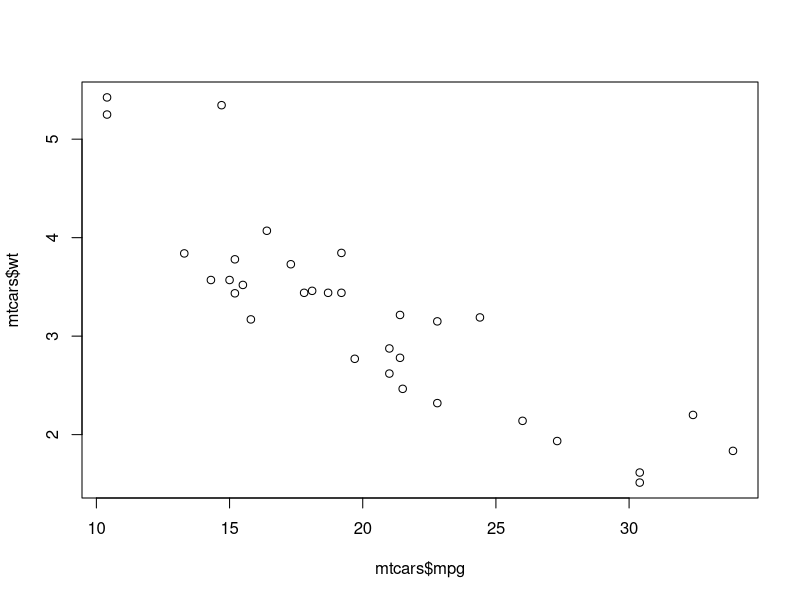
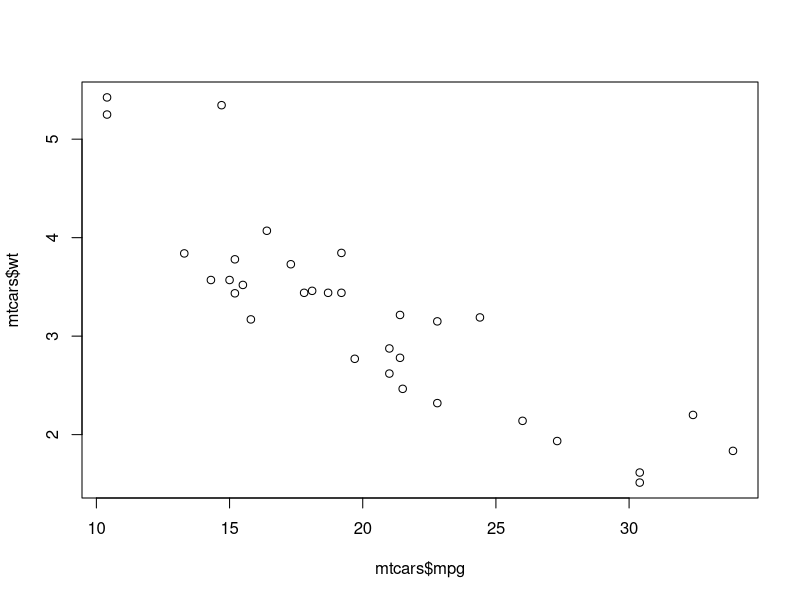
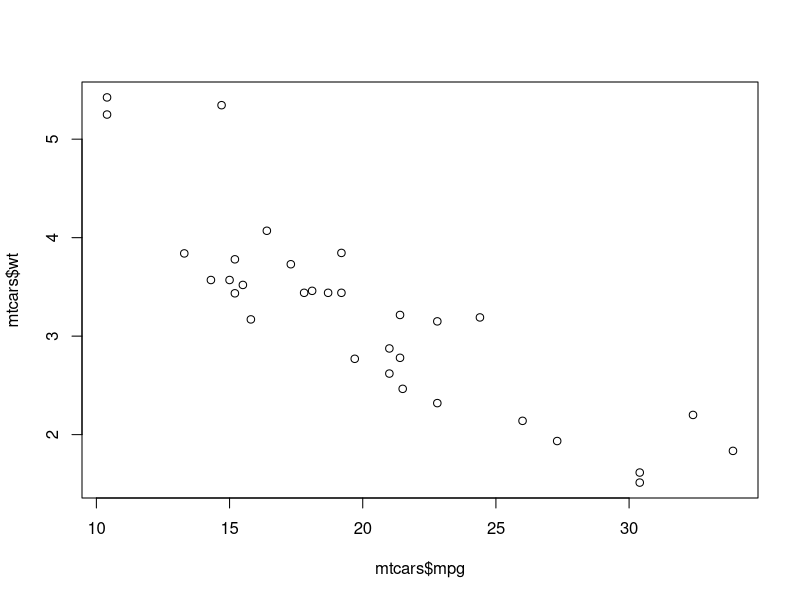
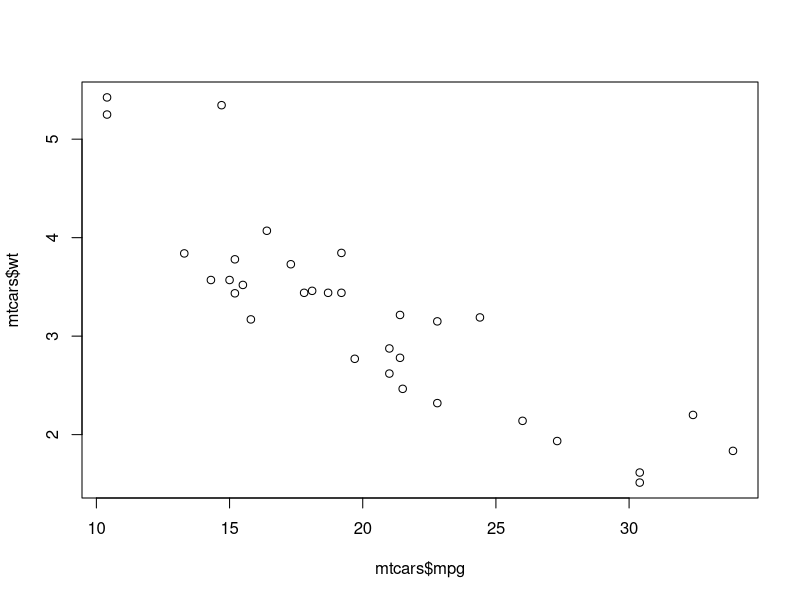
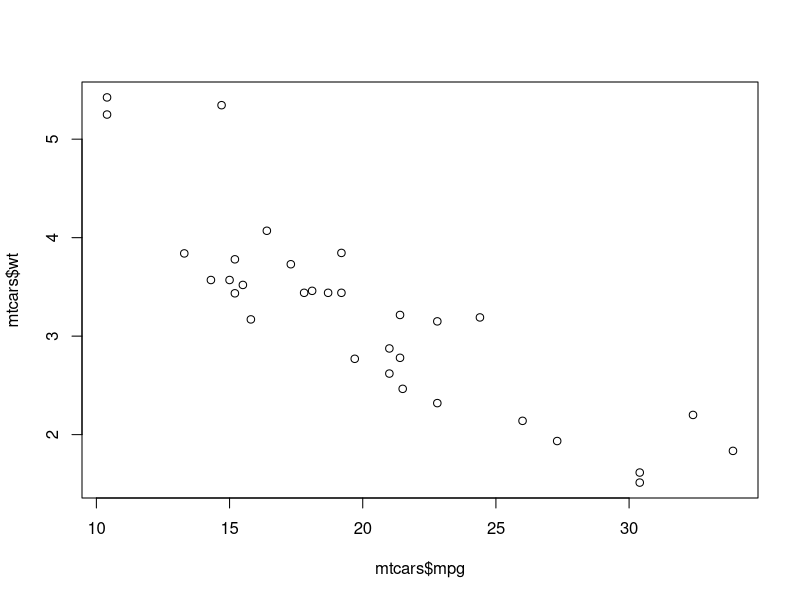

Generate these figures, in order, with R:
## ---- chunk 1
mean(mtcars$mpg)
plot(mtcars$mpg, mtcars$wt)
## ---- chunk 2
mean(mtcars$mpg)
plot(mtcars$mpg, mtcars$wt)
## ---- chunk 3
print(mean(mtcars$mpg))
plot(mtcars$mpg, mtcars$wt)
## ---- chunk 4
#| echo: true
mean(mtcars$mpg)
plot(mtcars$mpg, mtcars$wt)
## ---- chunk 5
#| echo: true
plot(mtcars$mpg, mtcars$wt)
